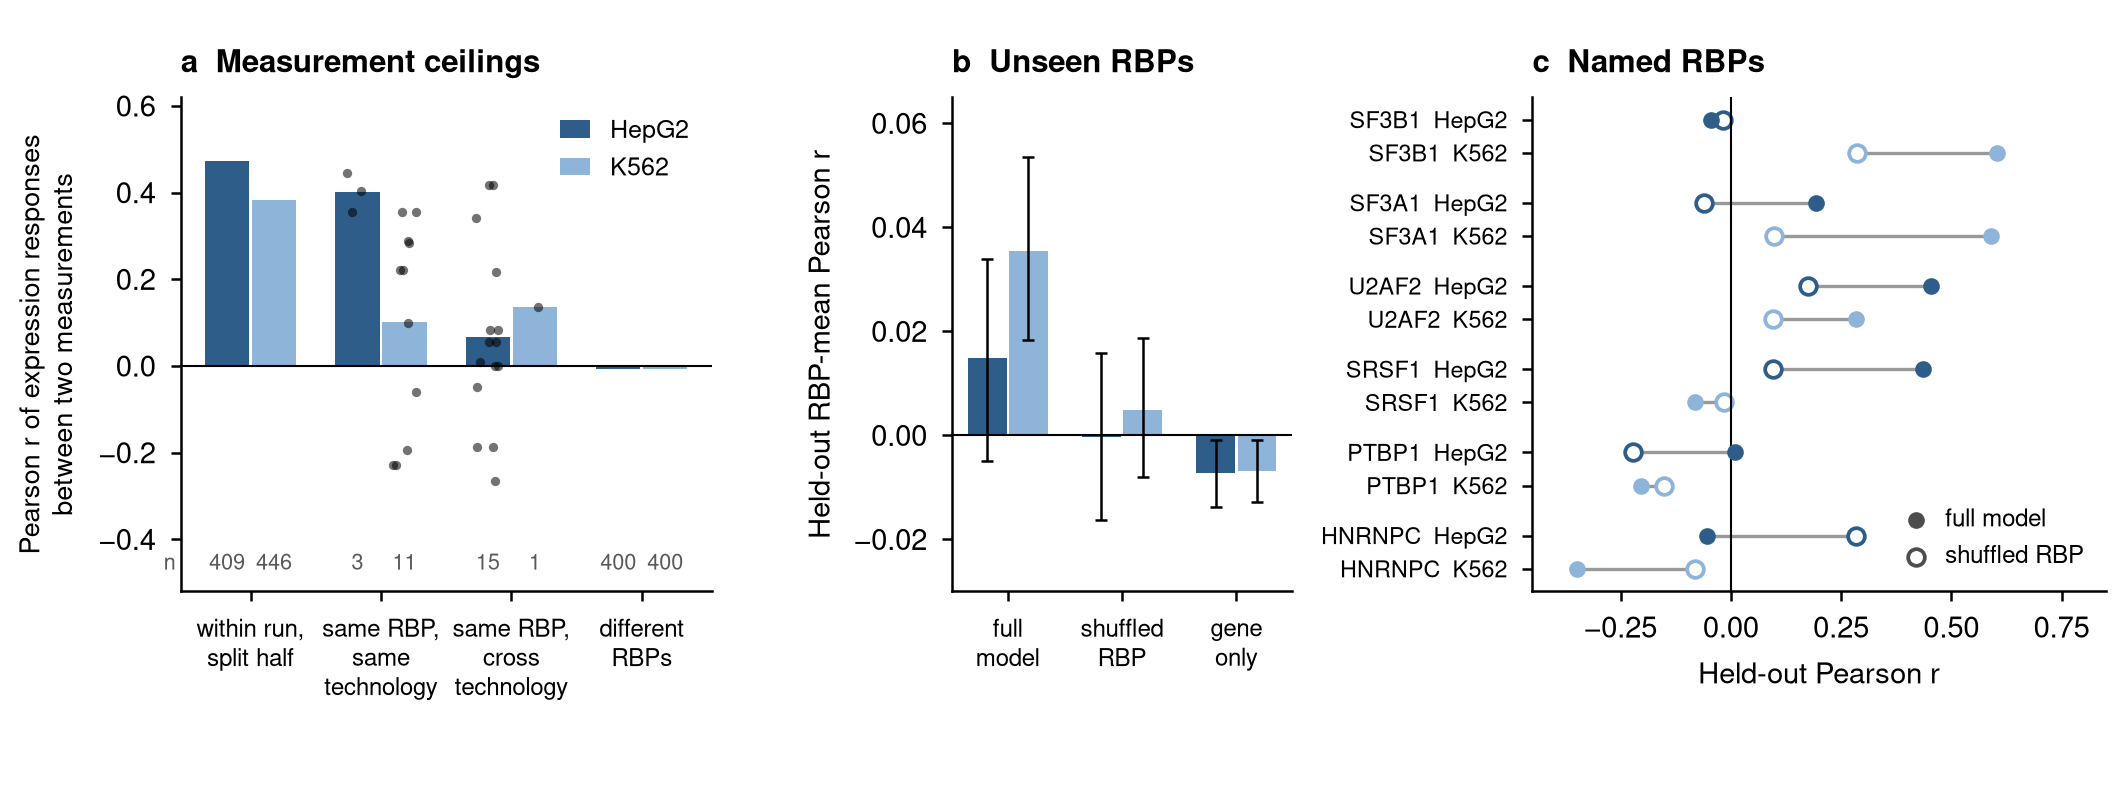

The script that drew this image:
"""Figure 3: gene-expression output layer.
(a) measurement ceilings of the control-centred expression response: within-run split half (13_model/expr_within_run_<cell>.tsv), the same RBP in two
    independent experiments with the same or a different knockdown technology (expr_ceiling_cross_run_<cell>.tsv, one value per pair), and pairs of
    different RBPs (expr_zero_point_<cell>.tsv).
(b) held-out RBP-mean Pearson r of the full model, the shuffled-RBP control and the gene-only control (13_model/expr_vs_controls_by_rbp.tsv; mean and
    bootstrap 95 % CI over RBPs).
(c) named RBPs: full model against its shuffled-RBP control (same file)."""
import numpy as np, pandas as pd
from _style import *
rng = np.random.default_rng(0); fig = plt.figure(figsize=(7.09, 2.7)); gs = fig.add_gridspec(1, 3, width_ratios=[1.25, 0.8, 1.35], wspace=0.5, left=0.085, right=0.99, top=0.88, bottom=0.27)
ax = fig.add_subplot(gs[0]); cats = ["within run,\nsplit half", "same RBP,\nsame\ntechnology", "same RBP,\ncross\ntechnology", "different\nRBPs"]
for i, c in enumerate(CELLS):
    w = pd.read_csv(f"{PB}/13_model/expr_within_run_{c}.tsv", sep="\t").r_split_half.dropna(); x = pd.read_csv(f"{PB}/13_model/expr_ceiling_cross_run_{c}.tsv", sep="\t"); x = x.drop_duplicates(["target", "r_all"]); same = x.assay_select == x.assay_test
    zp = pd.read_csv(f"{PB}/13_model/expr_zero_point_{c}.tsv", sep="\t").r_all.dropna(); groups = [w, x.r_all[same], x.r_all[~same], zp]
    for j, g in enumerate(groups):
        xx = j + (i - 0.5) * 0.36; ax.bar(xx, g.mean(), 0.34, color=COL[c], label=c if j == 0 else None)
        if len(g) <= 30: ax.scatter(xx + rng.uniform(-0.09, 0.09, len(g)), g, s=5, color="k", alpha=0.55, lw=0, zorder=3)
        ax.text(xx, -0.47, f"{len(g)}", ha="center", fontsize=5.2, color="0.35")
ax.text(-0.62, -0.47, "n", ha="center", fontsize=5.2, color="0.35", style="italic"); ax.axhline(0, color="k", lw=0.5); ax.set_ylim(-0.52, 0.62); ax.set_xticks(range(4)); ax.set_xticklabels(cats, fontsize=5.8); ax.set_ylabel("Pearson r of expression responses\nbetween two measurements", fontsize=6.5); ax.legend(fontsize=6, loc="upper right", handlelength=1.2); panel(ax, "a", "Measurement ceilings")
E = pd.read_csv(f"{PB}/13_model/expr_vs_controls_by_rbp.tsv", sep="\t"); ax = fig.add_subplot(gs[1]); mods = [("A_r_all", "full\nmodel"), ("shuf_r_all", "shuffled\nRBP"), ("none_r_all", "gene\nonly")]
for i, c in enumerate(CELLS):
    e = E[E.cell_line == c]
    for j, (m, _) in enumerate(mods):
        v = e[m].dropna().values; bs = v[rng.integers(0, len(v), (2000, len(v)))].mean(1); xx = j + (i - 0.5) * 0.36
        ax.bar(xx, v.mean(), 0.34, color=COL[c]); ax.errorbar(xx, v.mean(), yerr=[[v.mean() - np.percentile(bs, 2.5)], [np.percentile(bs, 97.5) - v.mean()]], color="k", lw=0.6, capsize=1.5, capthick=0.6)
ax.axhline(0, color="k", lw=0.5); ax.set_xticks(range(3)); ax.set_xticklabels([m[1] for m in mods], fontsize=5.8); ax.set_ylabel("Held-out RBP-mean Pearson r"); ax.set_ylim(-0.03, 0.065); panel(ax, "b", "Unseen RBPs")
ax = fig.add_subplot(gs[2]); names = ["SF3B1", "SF3A1", "U2AF2", "SRSF1", "PTBP1", "HNRNPC"]; k = 0; ticks = []; labs = []
for nme in names:
    for i, c in enumerate(CELLS):
        r = E[(E.cell_line == c) & (E.target == nme)]
        if len(r) == 0: continue
        r = r.iloc[0]; ax.plot([r.shuf_r_all, r.A_r_all], [k, k], color="0.6", lw=0.8, zorder=1); ax.scatter([r.shuf_r_all], [k], s=16, facecolor="white", edgecolor=COL[c], lw=0.9, zorder=2); ax.scatter([r.A_r_all], [k], s=16, color=COL[c], zorder=3, lw=0)
        ticks.append(k); labs.append(f"{nme}  {c}"); k += 1
    k += 0.5
ax.axvline(0, color="k", lw=0.5); ax.set_yticks(ticks); ax.set_yticklabels(labs, fontsize=5.6); ax.invert_yaxis(); ax.set_xlabel("Held-out Pearson r"); ax.set_xlim(-0.45, 0.85)
ax.scatter([], [], s=16, color="0.3", lw=0, label="full model"); ax.scatter([], [], s=16, facecolor="white", edgecolor="0.3", lw=0.9, label="shuffled RBP"); ax.legend(fontsize=5.8, loc="lower right", handletextpad=0.2); panel(ax, "c", "Named RBPs")
save(fig, "fig3_expression_layer")
